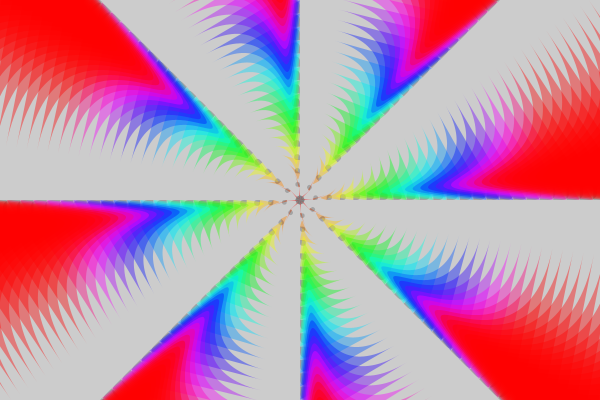
Frame 1 (no input)
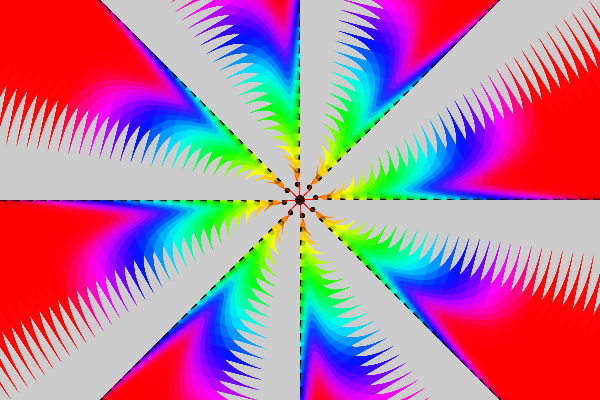
Frame 60 (the mouse pressed at the canvas centre just before this capture)
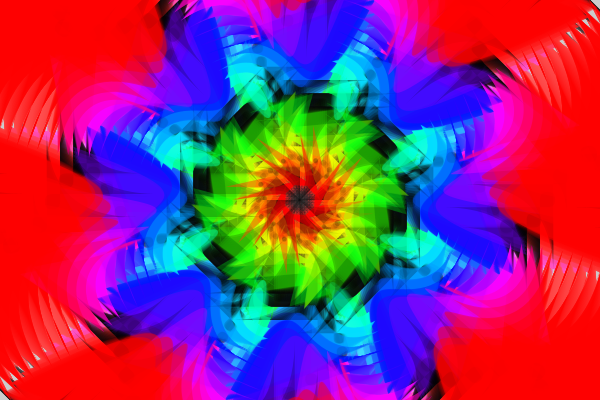
Frame 120 (the mouse held since frame 60 and released just before this capture)

The Processing sketch that drew these frames (run headless with seeded random() and noise(); from frame 60 on, the mouse is pressed at the canvas centre):

// Processing sketch: processing_149069
// ── processing_149069.pde

float h,k; 
float directionh,directionk;
float speedh,speedk;
float cont,lite1;  
float cont2;
void setup()
{
  colorMode(HSB,360,100,100,100);
  size(600,400);   
  float h=1;
  float k=140;
  float col = 40;
  float directionk = 1; 
  float directionh = -1;
  float speedk = 0.16;
  float speedh = 0.16; 
/////////// //////
   
}
  
void draw()
{
 // background(0,0,h,1);
  noStroke();
  fill(0,0,100,1); 
  rect(0,0,width,height);
 h += speedh*directionh;                       
if(h>60){
  directionh = -directionh;
}
if(h<1){
  directionh = -directionh;
}
///////////// 
 lite1 = 150-h*PI;//to adjust spectrum, change 155
frameRate(20); //vary this, interesting
smooth();
translate(width/2,height/2);
noStroke();                    
  for (int i =0; i<8; i++)
  {
    ///////////////////
    float speedk = 0.006;
        float k=30;
        float directionk = 1;  
       k += speedk*directionk;                       
        if(k>200){
           directionk = -directionk;
              }
               if(k<10){
               directionk = -directionk;
              } 
              //////////////
    for (float cont=0; cont<TWO_PI; cont = cont + PI/k)
     
    {
      fill(lite1*cont,100,100,40);
     bezier(
         mouseX/4*sin(cont2-6*cont), //movement
         cont*height/PI,
         2+cont*10,(10+cont*10),
         mouseY/8.0*sin(cont2-6*cont),
         cont*height/PI,
         h+cont*60,20+cont*80);
        ////////////////////
      fill(0,0,0,20);
       rect(
         mouseX/8.0*sin(cont2-6*cont),
         cont*height/PI,
         4+cont*6,(4+cont*6),
         mouseY/2.0*cos(cont2-6*cont),
         cont*height/PI,
         2+cont*6,40+cont*6);
          
    }
    
     cont2 = cont2 + PI/360;
     rotate(TWO_PI/8);
  }  
  println(frameCount);
  println(frameRate);  
  }
 
    
  
